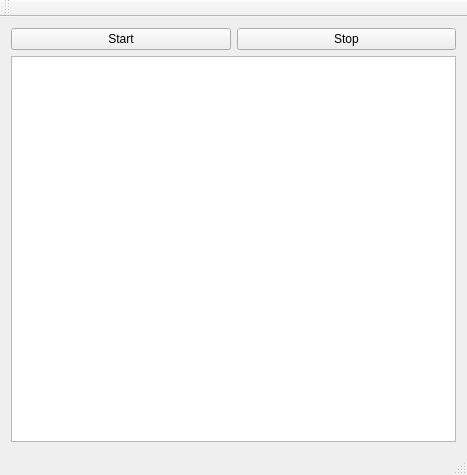
<?xml version="1.0" encoding="UTF-8"?>
<ui version="4.0">
 <class>MainWindow</class>
 <widget class="QMainWindow" name="MainWindow">
  <property name="geometry">
   <rect>
    <x>0</x>
    <y>0</y>
    <width>467</width>
    <height>475</height>
   </rect>
  </property>
  <property name="windowTitle">
   <string>MainWindow</string>
  </property>
  <widget class="QWidget" name="centralWidget">
   <layout class="QGridLayout" name="gridLayout">
    <item row="0" column="0">
     <widget class="QPushButton" name="pushButton">
      <property name="text">
       <string>Start</string>
      </property>
     </widget>
    </item>
    <item row="0" column="1">
     <widget class="QPushButton" name="pushButton_2">
      <property name="text">
       <string>Stop</string>
      </property>
     </widget>
    </item>
    <item row="1" column="0" colspan="2">
     <widget class="QTextEdit" name="textEdit"/>
    </item>
   </layout>
  </widget>
  <widget class="QMenuBar" name="menuBar">
   <property name="geometry">
    <rect>
     <x>0</x>
     <y>0</y>
     <width>467</width>
     <height>33</height>
    </rect>
   </property>
  </widget>
  <widget class="QToolBar" name="mainToolBar">
   <attribute name="toolBarArea">
    <enum>TopToolBarArea</enum>
   </attribute>
   <attribute name="toolBarBreak">
    <bool>false</bool>
   </attribute>
  </widget>
  <widget class="QStatusBar" name="statusBar"/>
 </widget>
 <layoutdefault spacing="6" margin="11"/>
 <resources/>
 <connections/>
</ui>
